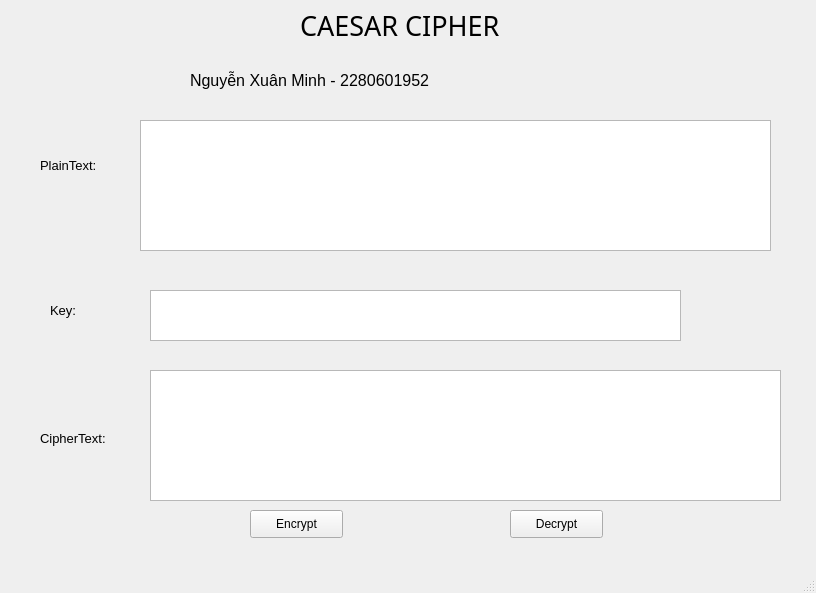
<?xml version="1.0" encoding="UTF-8"?>
<ui version="4.0">
 <class>MainWindow</class>
 <widget class="QMainWindow" name="MainWindow">
  <property name="geometry">
   <rect>
    <x>0</x>
    <y>0</y>
    <width>816</width>
    <height>593</height>
   </rect>
  </property>
  <property name="windowTitle">
   <string>MainWindow</string>
  </property>
  <widget class="QWidget" name="centralwidget">
   <widget class="QLabel" name="label">
    <property name="geometry">
     <rect>
      <x>300</x>
      <y>0</y>
      <width>241</width>
      <height>51</height>
     </rect>
    </property>
    <property name="font">
     <font>
      <family>Impact</family>
      <pointsize>20</pointsize>
     </font>
    </property>
    <property name="text">
     <string>CAESAR CIPHER</string>
    </property>
    <property name="textFormat">
     <enum>Qt::PlainText</enum>
    </property>
   </widget>
   <widget class="QLabel" name="label_2">
    <property name="geometry">
     <rect>
      <x>190</x>
      <y>60</y>
      <width>441</width>
      <height>41</height>
     </rect>
    </property>
    <property name="font">
     <font>
      <pointsize>12</pointsize>
     </font>
    </property>
    <property name="text">
     <string>Nguyễn Xuân Minh - 2280601952 </string>
    </property>
   </widget>
   <widget class="QLabel" name="label_3">
    <property name="geometry">
     <rect>
      <x>40</x>
      <y>150</y>
      <width>111</width>
      <height>31</height>
     </rect>
    </property>
    <property name="font">
     <font>
      <pointsize>10</pointsize>
     </font>
    </property>
    <property name="text">
     <string>PlainText:</string>
    </property>
   </widget>
   <widget class="QLabel" name="label_4">
    <property name="geometry">
     <rect>
      <x>50</x>
      <y>300</y>
      <width>91</width>
      <height>21</height>
     </rect>
    </property>
    <property name="font">
     <font>
      <pointsize>10</pointsize>
     </font>
    </property>
    <property name="text">
     <string>Key:</string>
    </property>
   </widget>
   <widget class="QLabel" name="label_5">
    <property name="geometry">
     <rect>
      <x>40</x>
      <y>430</y>
      <width>91</width>
      <height>16</height>
     </rect>
    </property>
    <property name="font">
     <font>
      <pointsize>10</pointsize>
     </font>
    </property>
    <property name="text">
     <string>CipherText:</string>
    </property>
   </widget>
   <widget class="QPushButton" name="btn_encrypt">
    <property name="geometry">
     <rect>
      <x>250</x>
      <y>510</y>
      <width>93</width>
      <height>28</height>
     </rect>
    </property>
    <property name="text">
     <string>Encrypt</string>
    </property>
   </widget>
   <widget class="QPushButton" name="btn_decrypt">
    <property name="geometry">
     <rect>
      <x>510</x>
      <y>510</y>
      <width>93</width>
      <height>28</height>
     </rect>
    </property>
    <property name="text">
     <string>Decrypt</string>
    </property>
   </widget>
   <widget class="QTextEdit" name="txt_plain_text">
    <property name="geometry">
     <rect>
      <x>140</x>
      <y>120</y>
      <width>631</width>
      <height>131</height>
     </rect>
    </property>
   </widget>
   <widget class="QTextEdit" name="txt_key">
    <property name="geometry">
     <rect>
      <x>150</x>
      <y>290</y>
      <width>531</width>
      <height>51</height>
     </rect>
    </property>
   </widget>
   <widget class="QTextEdit" name="txt_cipher_text">
    <property name="geometry">
     <rect>
      <x>150</x>
      <y>370</y>
      <width>631</width>
      <height>131</height>
     </rect>
    </property>
   </widget>
  </widget>
  <widget class="QMenuBar" name="menubar">
   <property name="geometry">
    <rect>
     <x>0</x>
     <y>0</y>
     <width>816</width>
     <height>26</height>
    </rect>
   </property>
  </widget>
  <widget class="QStatusBar" name="statusbar"/>
 </widget>
 <resources/>
 <connections/>
</ui>
